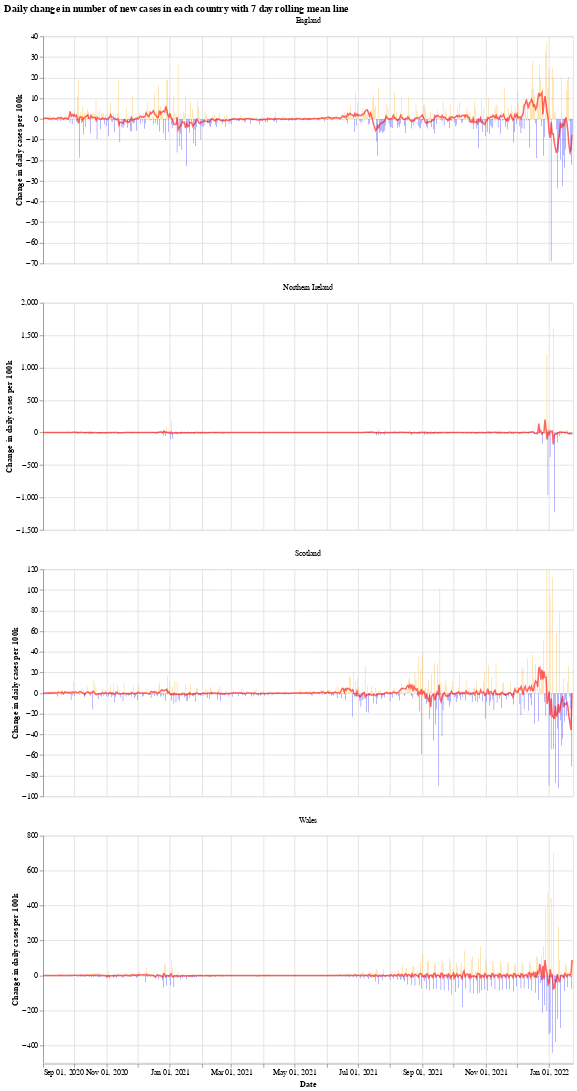

Source (notebook cell):
### Markdown cell above
We will use the Python library `Altair` for visualising the data, see the [altair docs](https://altair-viz.github.io/) for more information.

First we have a graph which shows the daily change in the number of new cases for each country. This number jumps up and down all over the place, which is likely due to delay in reporting of new cases over the weekend. Another interesting thing is that it looks like the daily cases in Wales experienced a much shorter period of calm over the summer (calm in the sense of daily cases not jumping up and down).

The orange bars are days when the number of new cases (per 100k population) was more than the previous day, while the blue are days when the number of new cases dropped. The red line is the 7 day moving average. 

When the moving average line is below 0, it means that there is a consistent drop in new cases. We can see this clearly happening around the times that lockdowns were introduced (though, to varying degrees). I will update the graphs soon with a marker of when each lockdown started.

### Code cell
# collapse
import altair as alt

bars = alt.Chart(uk_cases).mark_bar().encode(
    x=alt.X("yearmonthdate(date):T", axis=alt.Axis(title='Date')),
    y=alt.Y("casesChangeRate:Q", axis=alt.Axis(title='Change in daily cases per 100k')),
    tooltip='casesChange',
    color=alt.condition(
        alt.datum.casesChangeRate > 0,
        alt.value("orange"),  # The positive color
        alt.value("blue")  # The negative color
    )
).properties(title='Daily change in number of new cases with 7 day rolling mean',width=700).interactive()

line = alt.Chart(uk_cases).mark_line(
    color='red',
    size=2,
    opacity=0.6
).transform_window(
    rolling_mean='mean(casesChangeRate)',
    frame=[0, 7],
    groupby=['areaName']
).encode(
    x='yearmonthdate(date):T',
    y='rolling_mean:Q'
)

alt.layer(bars, line, data=uk_cases).facet(alt.Column(
    'areaName', title=''), columns=1).resolve_scale(y='independent').properties(title='Daily change in number of new cases in each country with 7 day rolling mean line')

### Figure 1 — Vega-Lite specification as saved in the notebook (floating-point values rounded to 4 significant figures; data arrays with more than 128 entries replaced by an {"elided": "..."} marker saying what was removed)
{"config": {"view": {"continuousWidth": 400, "continuousHeight": 300}}, "data": {"name": "data-a8627a12d441d0ee2343b6e352474a59"}, "facet": {"type": "nominal", "field": "areaName", "title": ""}, "spec": {"layer": [{"mark": "bar", "encoding": {"color": {"condition": {"value": "orange", "test": "(datum.casesChangeRate > 0)"}, "value": "blue"}, "tooltip": {"type": "quantitative", "field": "casesChange"}, "x": {"type": "temporal", "axis": {"title": "Date"}, "field": "date", "timeUnit": "yearmonthdate"}, "y": {"type": "quantitative", "axis": {"title": "Change in daily cases per 100k"}, "field": "casesChangeRate"}}, "selection": {"selector001": {"type": "interval", "bind": "scales", "encodings": ["x", "y"]}}, "title": "Daily change in number of new cases with 7 day rolling mean", "width": 700}, {"mark": {"type": "line", "color": "red", "opacity": 0.6, "size": 2}, "encoding": {"x": {"type": "temporal", "field": "date", "timeUnit": "yearmonthdate"}, "y": {"type": "quantitative", "field": "rolling_mean"}}, "transform": [{"window": [{"op": "mean", "field": "casesChangeRate", "as": "rolling_mean"}], "frame": [0, 7], "groupby": ["areaName"]}]}]}, "columns": 1, "resolve": {"scale": {"y": "independent"}}, "title": "Daily change in number of new cases in each country with 7 day rolling mean line", "$schema": "https://vega.github.io/schema/vega-lite/v4.8.1.json", "datasets": {"data-a8627a12d441d0ee2343b6e352474a59": {"elided": "2040 records"}}}
